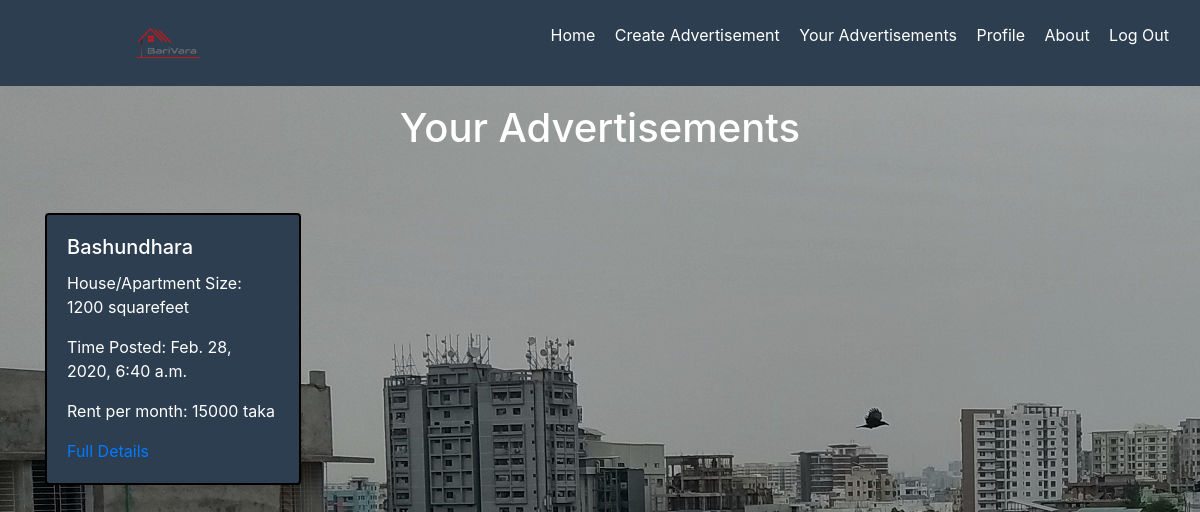
Before: /BariVara/your_advertisements (signed in) with the older database file.
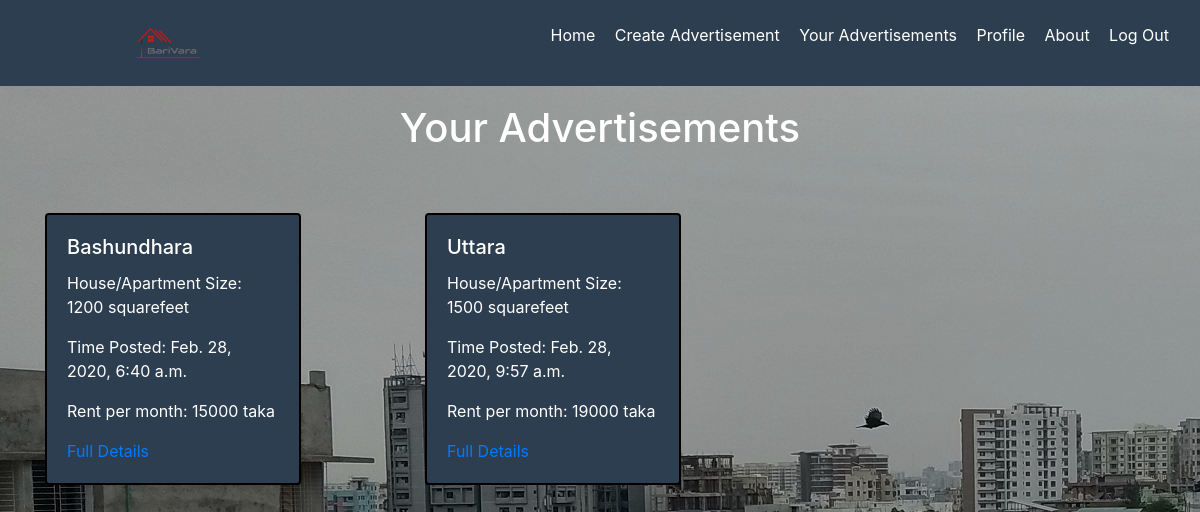
After: the same page with the newer database file.
### BariVara/models.py (models this page shows, shortened)
class advertisements(models.Model):
    place=models.CharField(max_length=30)
    address=models.CharField(max_length=50)
    bedroom=models.PositiveSmallIntegerField()
    bathroom=models.PositiveSmallIntegerField()
    rent=models.PositiveIntegerField()
    size=models.PositiveIntegerField()
    date_posted=models.DateTimeField(default=timezone.now)
    owner= models.ForeignKey(User,on_delete=models.CASCADE)
    number=models.PositiveIntegerField(null=True)

### BariVara/views.py (the view)
# urls.py: path('your_advertisements',views.your_advertisements, name='your_advertisements'),
def your_advertisements(request):
    advertisement={
        'advertisements': advertisements.objects.all()
    }
    return render (request, 'BariVara/your_advertisements.html',advertisement)

### BariVara/templates/BariVara/your_advertisements.html (shortened to what this page needs)
{% extends "BariVara/Base.html"%}
{% block content %}
<div class="container">
  <h1 class="text-center"> Your Advertisements</h1>
  <div class=row>
{% for advertisement in advertisements %}
{% if advertisement.owner == user %}
    <div class="col-sm-4">
      <div class="card" style="width: 16rem;">
        <div class="card-body">
          <h5 class="card-title">{{advertisement.place}}</h5>
          <p>House/Apartment Size: {{advertisement.size}} squarefeet</p>
          <p>Time Posted: {{advertisement.date_posted}}</p>
          <p>Rent per month: {{advertisement.rent}} taka</p>
          <a href='{% url 'advertisement_details' advertisement.id  %}' class="card-link">Full Details</a>
        </div>
      </div>
    </div>
{% endif %}
{% endfor %}
  </div>
</div>
{% endblock content %}

Changed rows visible on the page:
added advertisements: place "Uttara", size "1500", date_posted "Feb. 28, 2020, 9:57 a.m.", rent "19000"
